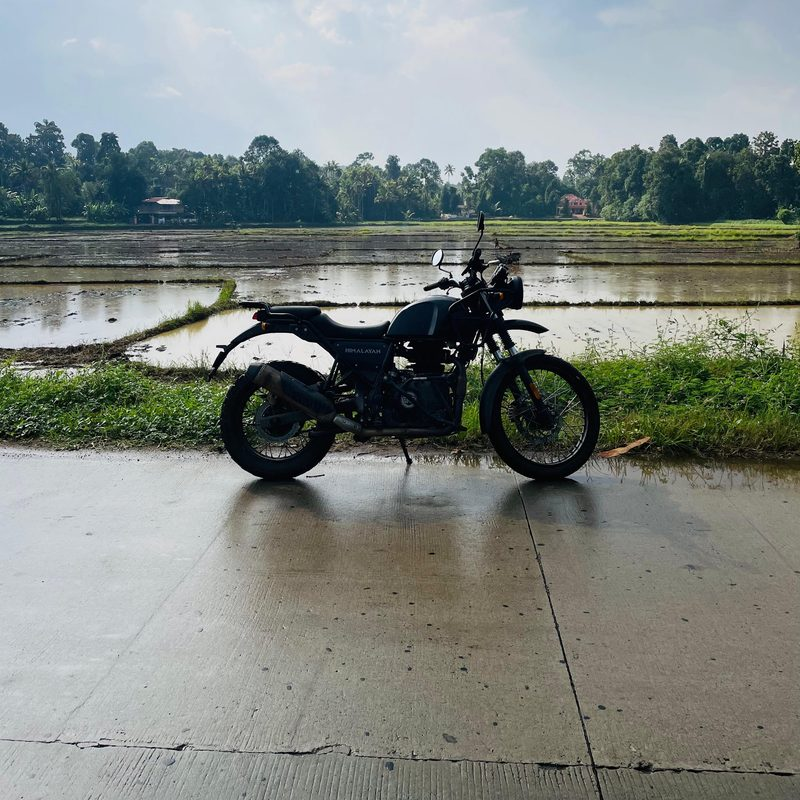
#> input picture images/board/bike.jpg, 800 x 800 px
$ python -i sync_feeds.py   (imports and definitions only)
#> lines starting #> are read from the running program, lines starting #| are printed output that depends on the picture
"""Pull new Medium articles and Figma Community files into js/data.js, with their cover images.

Runs every day from .github/workflows/sync-feeds.yml; you can also run it yourself:
    pip install pillow && python3 scripts/sync_feeds.py && SITE_URL=https://aakarsh.design node scripts/build-pages.js

- New Medium posts go to the top of WRITING (so they show first on Explore and /writing), with a summary taken
  from the article's opening. Rewrite the summary in js/data.js any time; entries marked auto:1 came from here.
- New Figma Community files go to the top of COMMUNITY; existing ones get their "uses" and "likes" refreshed.
- Nothing is ever removed or reordered, and hand-written titles and summaries are left alone.
- If Medium or Figma can't be reached, that source is skipped with a warning and the run still succeeds.
- With a NOTION_TOKEN (a GitHub secret), published articles are also marked Published, with their link, in the
  Notion "Medium ideas" table: the matching idea if its title is close enough, otherwise a new row.
"""
import html, io, json, os, re, sys, urllib.request
from datetime import datetime
from email.utils import parsedate_to_datetime

ROOT = os.path.join(os.path.dirname(os.path.abspath(__file__)), '..')
DATA = os.path.join(ROOT, 'js', 'data.js')
MEDIUM_FEEDS = ['https://medium.com/feed/@aakarshbiju', 'https://aakarshbiju.medium.com/feed']
# Only articles published after this date are added; older ones were picked by hand (WRITING in js/data.js).
MEDIUM_ADD_AFTER = datetime(2026, 10, 20).astimezone()
FIGMA_PROFILE_ID = '852944054267113615'  # figma.com/@aakarsh
FIGMA_API = ('https://www.figma.com/api/resources?sort_by=published_at&price=all&caller=profile&page_size=50'
             '&include_content=false&resource_type=design_template%2Cfigjam_template%2Cslide_template%2Cui_kit'
             '%2Csite_template%2Cplugin%2Cwidget&profile_id=' + FIGMA_PROFILE_ID)
UA = 'Mozilla/5.0 (Macintosh; Intel Mac OS X 14_0) AppleWebKit/537.36 (KHTML, like Gecko) Chrome/126.0 Safari/537.36'
KIND = {'plugin': 'Plugin', 'widget': 'Widget', 'ui_kit': 'UI kit', 'figjam_template': 'FigJam',
        'slide_template': 'Slides', 'site_template': 'Site template'}


def get(url, accept='*/*', xhr=False):
    headers = {'User-Agent': UA, 'Accept': accept}
    if xhr:
        headers['X-Requested-With'] = 'XMLHttpRequest'
    with urllib.request.urlopen(urllib.request.Request(url, headers=headers), timeout=30) as r:
        return r.read()


def js(s):
    """A JS single-quoted string literal."""
    return "'" + s.replace('\\', '\\\\').replace("'", "\\'").replace('\n', ' ') + "'"


def slugify(s, n=48):
    s = re.sub(r'[^a-z0-9]+', '-', s.lower()).strip('-')
    return s[:n].rstrip('-') or 'item'


def text_of(fragment):
    return re.sub(r'\s+', ' ', html.unescape(re.sub(r'<[^>]+>', ' ', fragment))).strip()


# [34 lines left out: functions summary, save_image, insert_top, not called in this run]


def sync_medium(src):
    xml = None
    for feed in MEDIUM_FEEDS:
        try:
            xml = get(feed, 'application/rss+xml').decode('utf-8')
            break
        except Exception as e:
            print(f'  ! Medium {feed}: {e}')
    if xml is None:
        print('Medium: skipped (feed unreachable)')
        return src, 0
    global PUBLISHED
    known = set(re.findall(r"url:'(https://[^']+)'", src))
    known_ids = {u.rstrip('/').rsplit('-', 1)[-1] for u in known}
    added = 0
    # Oldest first, so several new posts end up newest-on-top after inserting each at the top.
    for item in reversed(re.findall(r'<item>(.*?)</item>', xml, re.S)):
        link = re.search(r'<link>(.*?)</link>', item).group(1).split('?')[0]
        published = parsedate_to_datetime(re.search(r'<pubDate>(.*?)</pubDate>', item).group(1))
        if published <= MEDIUM_ADD_AFTER:
            continue
        title = html.unescape(re.search(r'<title><!\[CDATA\[(.*?)\]\]>', item, re.S).group(1)).strip()
        PUBLISHED.append((title, link))
        if link in known or link.rstrip('/').rsplit('-', 1)[-1] in known_ids:
            continue
        date = published.strftime('%b %Y')
        # Medium sends either the full article (content:encoded) or a short card (description) with the cover
        # image and the subtitle as "medium-feed-snippet". Use whichever is there.
        body = re.search(r'<content:encoded><!\[CDATA\[(.*?)\]\]>', item, re.S) or \
            re.search(r'<description><!\[CDATA\[(.*?)\]\]>', item, re.S)
        body = body.group(1) if body else ''
        snippet = re.search(r'<p class="medium-feed-snippet">(.*?)</p>', body, re.S)
        slug = slugify(title)
        img = re.search(r'<img[^>]+src="([^"]+)"', body)
        cover = os.path.join(ROOT, 'images', 'writing', slug + '.jpg')
        if not (img and save_image(img.group(1), cover, (800, 500))):
            slug = 'default'  # images/writing/default.jpg
        s = (text_of(snippet.group(1)) if snippet else '') or \
            summary(re.findall(r'<p(?: [^>]*)?>(.*?)</p>', body, re.S)) or title
        src = insert_top(src, 'WRITING',
                         f"{{slug:{js(slug)},t:{js(title)},d:{js(date)},s:{js(s)},url:{js(link)},auto:1}},")
        print(f'Medium: added "{title}"')
        added += 1
    return src, added


# [32 lines left out: function sync_figma, not called in this run]


PUBLISHED = []  # (title, link) of every Medium article after the cutoff, filled by sync_medium
NOTION_DB = 'd52abb99-87a5-4cac-b833-b88791a770bb'  # Content HQ › Medium ideas


# [7 lines left out: function notion, not called in this run]


def words(s):
    return {w for w in re.findall(r'[a-z0-9]+', s.lower().replace('’', "'")) if len(w) > 2}


# [52 lines left out: functions sync_notion, main, not called in this run]


# [2 lines not run here, left out]

>>> import cv2
>>> picture = cv2.imread('../images/board/bike.jpg', cv2.IMREAD_GRAYSCALE)
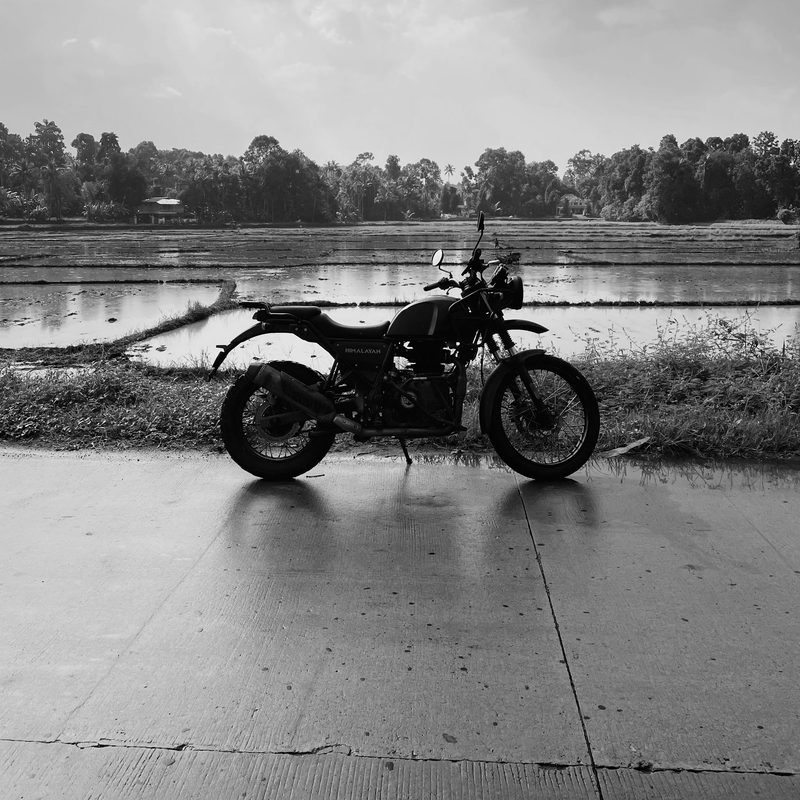
#> picture: shape (800, 800); min 0, max 255, mean 131.2
#> (the run stopped early here; a loop or call above may not have finished)
